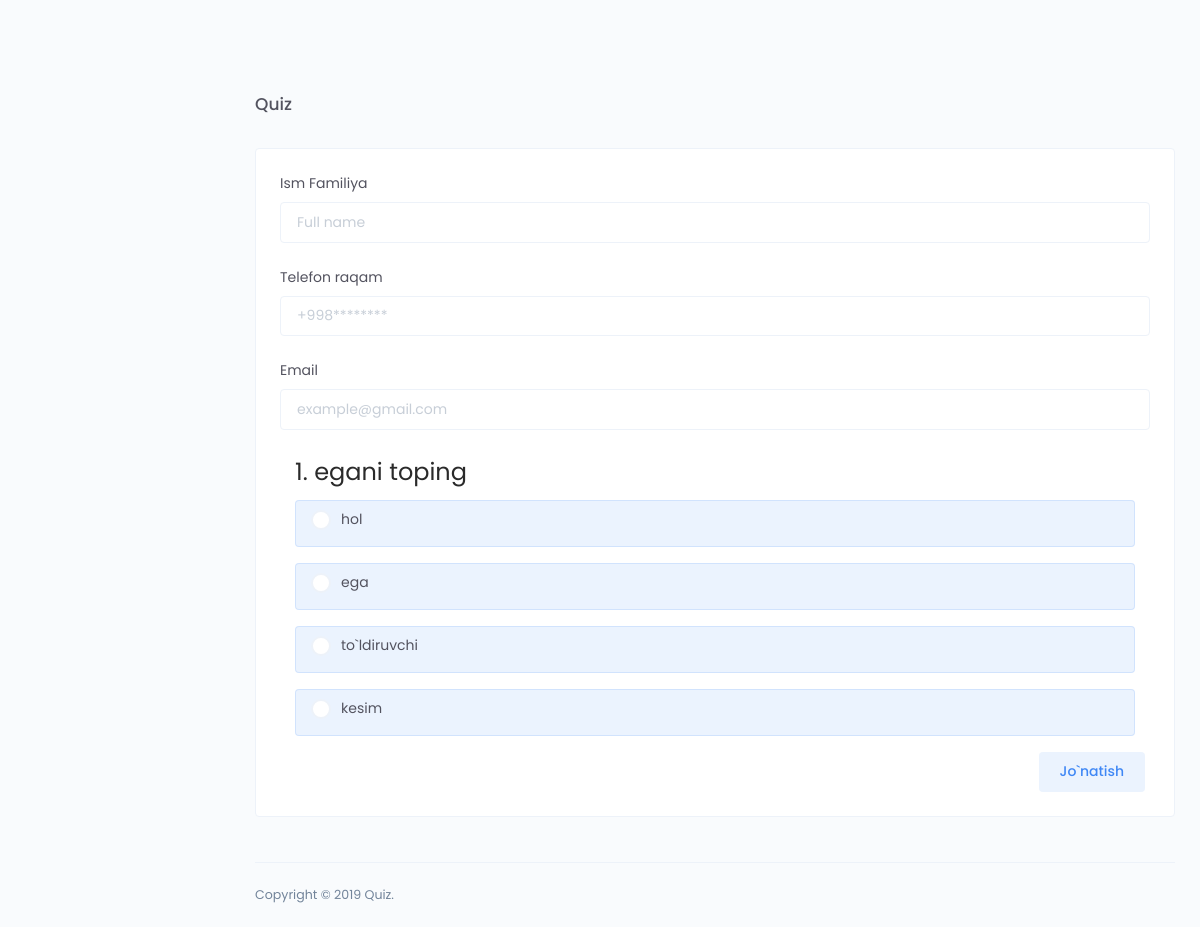
The app's page /quiz/Eekh0qNdKOAHsr8/ with its own data.
### main/models.py (models this page shows, shortened)
class CodeGenerate(models.Model):
    code = models.CharField(max_length=255, blank=True,unique=True)
    class Meta:
        abstract = True

class Question(CodeGenerate):
    name = models.TextField()
    quiz = models.ForeignKey(Quiz, on_delete=models.CASCADE)
    @property
    def options(self):
        return Option.objects.filter(question=self).order_by('?')

class Option(CodeGenerate):
    name = models.CharField(max_length=255)
    question = models.ForeignKey(Question, on_delete=models.CASCADE)
    is_correct = models.BooleanField(default=False)

### front/views.py (the view, shortened to what this page needs)
# urls.py: path('quiz/<str:code>/',views.quiz_detail,name='quiz_detail'),
def quiz_detail(request,code):
    try:
        quiz = models.Quiz.objects.get(code=code)
        questions = models.Question.objects.filter(quiz=quiz).order_by('?')
        context = {
            'questions': questions,'quiz': quiz,
                }
        return render(request,'front/quiz/detail.html',context)
    except:
        return redirect('front:index')

### templates/front/quiz/detail.html (shortened to what this page needs)
{% extends 'base.html' %}
{% block content %}
<div class="main-content">
    <div class="page-header">
        <h2 class="header-title">Quiz</h2>
    </div>
    <div class="card">
        <form method="post">
            <div class="card-body">
                <div class="form-group">
                    <label for="formGroupExampleInput">Ism Familiya</label>
                    <input type="text" class="form-control" required placeholder="Full name" name="user_name">
                </div>
                <div class="form-group">
                    <label for="formGroupExampleInput">Telefon raqam</label>
                    <input type="text" class="form-control" required placeholder="+998********" name="phone">
                </div>
                <div class="form-group">
                    <label for="formGroupExampleInput">Email</label>
                    <input type="email" class="form-control" required placeholder="example@gmail.com" name="email">
                </div>
                {% for question in questions %}
                <div class="container">
                    <div class="d-flex justify-content-between" >
                        <h2 class="font-weight-normal m-b-10">{{forloop.counter}}. {{question.name}}</h2>
                    </div>
                    {% for option in question.options %}
                    <div class="alert alert-primary">
                        <div class="radio">
                            <label for="radio2{{option.id}}">{{option.name}}</label>
                        </div>
                    </div>
                    {% endfor %}
                </div>
                {% endfor %}
                <div class="d-flex justify-content-end">
                    <button class="btn btn-primary btn-tone m-r-5">Jo`natish</button>
                </div>
            </div>
        </form>
    </div>
</div>
{% endblock %}

### records on screen
Question: name "egani toping"
Option: name "hol"
Option: name "ega"
Option: name "to`ldiruvchi"
Option: name "kesim"
